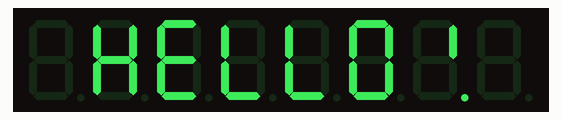
This sketch was run on a simulated Arduino Uno, built with avr-gcc and run on an emulated ATmega328P. Parts: 8-digit seven-segment display.

Above: at 0.1 s.
At 1.15 s:
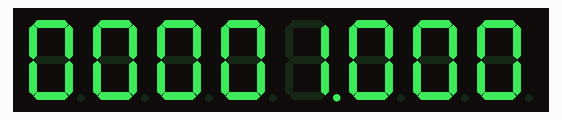
At 5.95 s:
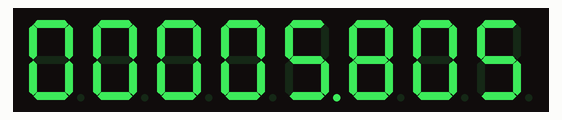
At 10.76 s:
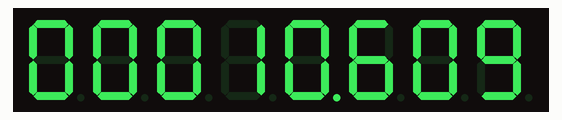
At 20.37 s:
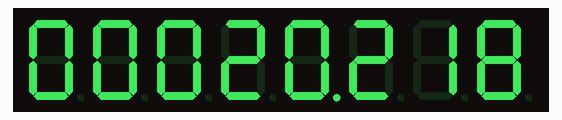
At 39.58 s:
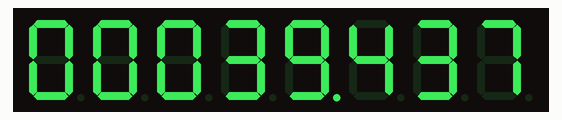

The sketch:

tm1638_test.ino
```cpp
#include <TM1638.h>

TM1638 module(8, 9, 7);

byte chase[20][8] = {
  { 1, 0, 0, 0, 0, 0, 0, 0 },
  { 0, 1, 0, 0, 0, 0, 0, 0 },
  { 0, 0, 1, 0, 0, 0, 0, 0 },
  { 0, 0, 0, 1, 0, 0, 0, 0 },
  { 0, 0, 0, 0, 1, 0, 0, 0 },
  { 0, 0, 0, 0, 0, 1, 0, 0 },
  { 0, 0, 0, 0, 0, 0, 1, 0 },
  { 0, 0, 0, 0, 0, 0, 0, 1 },
  { 0, 0, 0, 0, 0, 0, 0, 2 },
  { 0, 0, 0, 0, 0, 0, 0, 4 },
  { 0, 0, 0, 0, 0, 0, 0, 8 },
  { 0, 0, 0, 0, 0, 0, 8, 0 },
  { 0, 0, 0, 0, 0, 8, 0, 0 },
  { 0, 0, 0, 0, 8, 0, 0, 0 },
  { 0, 0, 0, 8, 0, 0, 0, 0 },
  { 0, 0, 8, 0, 0, 0, 0, 0 },
  { 0, 8, 0, 0, 0, 0, 0, 0 },
  { 8, 0, 0, 0, 0, 0, 0, 0 },
  {16, 0, 0, 0, 0, 0, 0, 0 },
  {32, 0, 0, 0, 0, 0, 0, 0 }};
int i = 0;

void setup() {
  module.setupDisplay(true, 0);
  module.setDisplayToString(" HELLO");
  byte exclamation[] = {
    2  };
  module.setDisplayDigit(0, 6, true, exclamation);
  delay(1000);

//  module.setDisplayToString("  420  C", 0b00010000);
//  byte deg[] = { 0b01100011 };
//  module.setDisplayDigit(0, 6, false, deg);
}

void loop() {
  module.setDisplayToDecNumber(millis(), 8);
//  module.setLEDs((millis() >> 6) & 0xFF);

//  module.setDisplay(chase[i]);
//  i = (i + 1) % 20;
//  delay(50);

//  module.setDisplayToString("UN      ");
//  delay(234);
//  module.setDisplayToString("UNCE    ");
//  delay(234);
//  module.setDisplayToString("    UN  ");
//  delay(234);
//  module.setDisplayToString("    UNCE");
//  delay(234);
}
```
